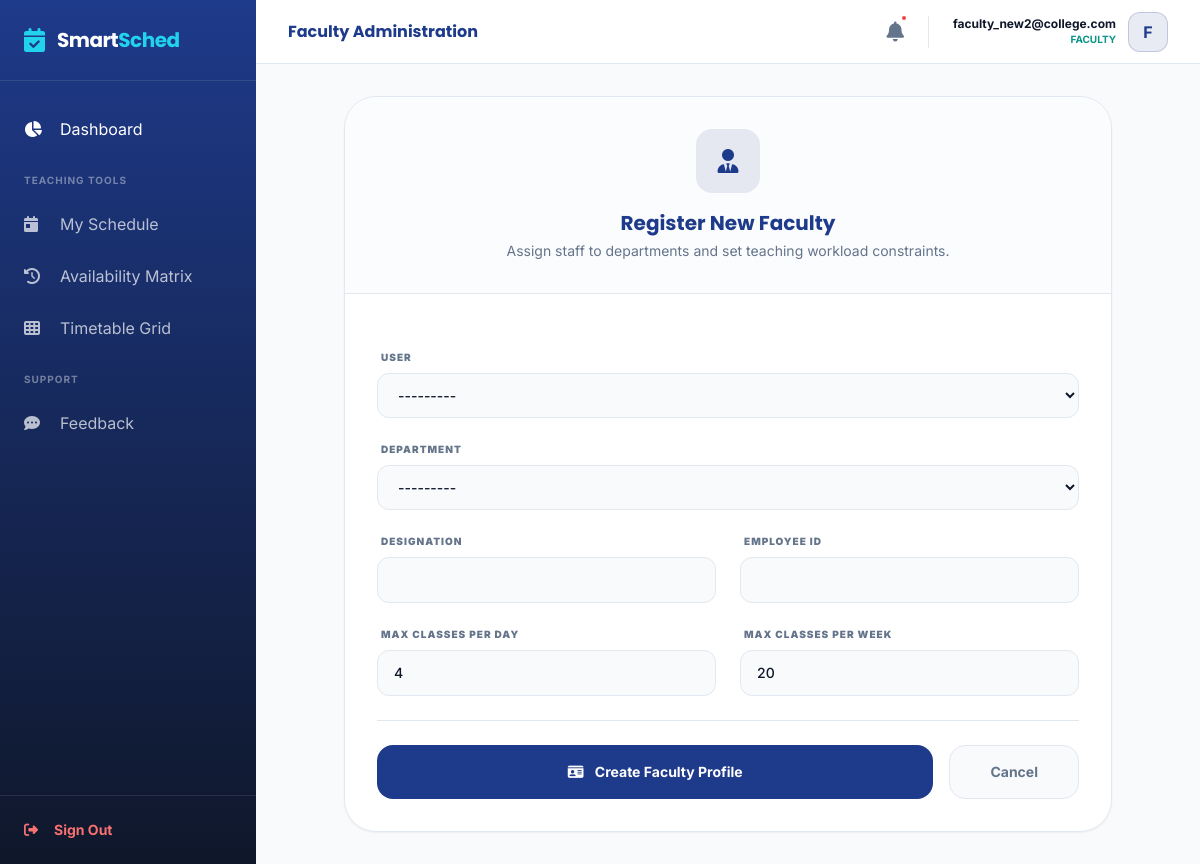
Screenshot of /faculty/add/ (signed in) with the database file from the repository.
### accounts/models.py (models this page shows)
class User(AbstractUser):
    ADMIN = 'admin'
    FACULTY = 'faculty'
    ROLE_CHOICES = [
        (ADMIN, 'Admin/HOD'),
        (FACULTY, 'Faculty/User'),
    ]
    username = None
    email = models.EmailField(unique=True)
    role = models.CharField(max_length=10, choices=ROLE_CHOICES, default=FACULTY)
    profile_picture = models.ImageField(upload_to='profiles/', null=True, blank=True)
    is_verified = models.BooleanField(default=False)
    login_count = models.PositiveIntegerField(default=0)
    USERNAME_FIELD = 'email'
    REQUIRED_FIELDS = []
    objects = CustomUserManager()
    def __str__(self):
        return f"{self.email} ({self.role})"

### faculty/views.py (the view)
# urls.py: path('add/', views.FacultyCreateView.as_view(), name='faculty_add'),
class FacultyCreateView(LoginRequiredMixin, CreateView):
    model = Faculty
    fields = ['user', 'department', 'designation', 'employee_id', 'max_classes_per_day', 'max_classes_per_week']
    template_name = 'faculty/faculty_form.html'
    success_url = reverse_lazy('faculty_list')

### core/models.py (called while the page is built)
    def __str__(self):
        return f"{self.name} ({self.code})"

### templates/faculty/faculty_form.html (shortened to what this page needs)
{% extends 'base_dashboard.html' %}
{% block header_title %}Faculty Administration{% endblock %}
{% block content %}
<div class="max-w-3xl mx-auto fade-in-up">
    <div class="bg-white rounded-[32px] border border-borderSubtle shadow-sm overflow-hidden">
        <div class="p-8 border-b border-borderSubtle bg-bgSoft/50 text-center">
            <div class="w-16 h-16 bg-primary/10 text-primary rounded-2xl flex items-center justify-center mx-auto mb-4">
                <i class="fa-solid fa-user-tie text-2xl"></i>
            </div>
            <h3 class="font-display text-xl font-bold text-primary">
                {% if form.instance.pk %}Update Faculty Profile{% else %}Register New Faculty{% endif %}
            </h3>
            <p class="text-textGray text-sm mt-1">Assign staff to departments and set teaching workload constraints.</p>
        </div>
        <form method="POST" class="p-8 space-y-6">
            <div class="grid grid-cols-1 md:grid-cols-2 gap-6">
                {% for field in form %}
                <div class="flex flex-col gap-2 {% if field.name == 'user' or field.name == 'department' %}md:col-span-2{% endif %}">
                    <label class="text-[10px] font-black text-textGray uppercase tracking-widest ml-1">
                        {{ field.label }}
                    </label>
                    {{ field }}
                </div>
                {% endfor %}
            </div>
            <div class="pt-6 border-t border-borderSubtle flex gap-4">
                <button type="submit" class="btn-glow bg-primary text-white px-10 py-4 rounded-2xl font-bold text-sm flex-1 transition-all hover:scale-[1.02]">
                    <i class="fa-solid fa-id-card mr-2"></i> {% if form.instance.pk %}Save Changes{% else %}Create Faculty Profile{% endif %}
                </button>
                <a href="{% url 'faculty_list' %}" class="bg-bgSoft border border-borderSubtle text-textGray px-10 py-4 rounded-2xl font-bold text-sm hover:bg-white transition-all text-center">
                    Cancel
                </a>
            </div>
        </form>
    </div>
</div>
{% endblock %}

### templates/base_dashboard.html (shortened to what this page needs)
{% load static %}
<!DOCTYPE html>
<html lang="en">
<head>
    <script src="https://cdn.tailwindcss.com"></script>
    <link rel="stylesheet" href="https://cdnjs.cloudflare.com/ajax/libs/font-awesome/6.4.0/css/all.min.css">
</head>
<body class="bg-bgSoft font-sans text-textDark">
    <aside class="fixed inset-y-0 left-0 w-64 sidebar-gradient text-white hidden md:flex flex-col z-50">
        <div class="p-6 border-b border-white/10">
            <a href="/" class="flex items-center gap-3">
                <i class="fa-solid fa-calendar-check text-highlight text-2xl"></i>
                <span class="font-display text-xl font-bold tracking-tight">Smart<span
                        class="text-highlight">Sched</span></span>
            </a>
        </div>
        <nav class="flex-grow py-6 space-y-1">
            <a href="{% if user.role == 'admin' %}{% url 'admin_dashboard' %}{% else %}{% url 'user_dashboard' %}{% endif %}"
                class="flex items-center gap-4 px-6 py-3 hover:bg-white/5 transition-all {% if 'dashboard' in request.path %}nav-active{% endif %}">
                <i class="fa-solid fa-chart-pie w-5"></i> Dashboard
            </a>
            {% if user.role == 'admin' %}
            <div class="px-6 pt-4 pb-2 text-[10px] font-bold text-white/40 uppercase tracking-widest">Academic Core
            </div>
            <div class="px-6 pt-4 pb-2 text-[10px] font-bold text-white/40 uppercase tracking-widest">Academic Core
            </div>
            <a href="{% url 'department_list' %}"
                class="flex items-center gap-4 px-6 py-3 hover:bg-white/5 transition-all text-white/70 {% if 'department' in request.path %}nav-active{% endif %}">
                <i class="fa-solid fa-sitemap w-5"></i> Departments
            </a>
            <a href="{% url 'semester_add' %}"
                class="flex items-center gap-4 px-6 py-3 hover:bg-white/5 transition-all text-white/70 {% if 'semester' in request.path %}nav-active{% endif %}">
                <i class="fa-solid fa-layer-group w-5"></i> Semesters
            </a>
            <a href="{% url 'section_add' %}"
                class="flex items-center gap-4 px-6 py-3 hover:bg-white/5 transition-all text-white/70 {% if 'section' in request.path %}nav-active{% endif %}">
                <i class="fa-solid fa-users-rectangle w-5"></i> Sections
            </a>
            <a href="{% url 'classroom_list' %}"
                class="flex items-center gap-4 px-6 py-3 hover:bg-white/5 transition-all text-white/70 {% if 'classroom' in request.path %}nav-active{% endif %}">
                <i class="fa-solid fa-door-open w-5"></i> Classrooms
            </a>
            <a href="{% url 'subject_list' %}"
                class="flex items-center gap-4 px-6 py-3 hover:bg-white/5 transition-all text-white/70 {% if 'subject' in request.path %}nav-active{% endif %}">
                <i class="fa-solid fa-book w-5"></i> Subjects
            </a>
            <div class="px-6 pt-4 pb-2 text-[10px] font-bold text-white/40 uppercase tracking-widest">Planning</div>
            <a href="{% url 'faculty_list' %}"
                class="flex items-center gap-4 px-6 py-3 hover:bg-white/5 transition-all text-white/70 {% if 'faculty' in request.path %}nav-active{% endif %}">
                <i class="fa-solid fa-user-tie w-5"></i> Faculty
            </a>
            <a href="{% url 'generate_timetable' %}"
                class="flex items-center gap-4 px-6 py-3 hover:bg-white/5 transition-all text-white/70 {% if 'generate' in request.path %}nav-active{% endif %}">
                <i class="fa-solid fa-wand-magic-sparkles w-5"></i> Scheduler
            </a>
            {% else %}
            <div class="px-6 pt-4 pb-2 text-[10px] font-bold text-white/40 uppercase tracking-widest">Teaching Tools
            </div>
            <a href="{% url 'user_dashboard' %}"
                class="flex items-center gap-4 px-6 py-3 hover:bg-white/5 transition-all text-white/70 {% if 'user_dashboard' in request.resolver_match.url_name %}nav-active{% endif %}">
                <i class="fa-solid fa-calendar-day w-5"></i> My Schedule
            </a>
            <a href="{% url 'faculty_availability' %}"
                class="flex items-center gap-4 px-6 py-3 hover:bg-white/5 transition-all text-white/70 {% if 'availability' in request.path %}nav-active{% endif %}">
                <i class="fa-solid fa-clock-rotate-left w-5"></i> Availability Matrix
            </a>
            {% endif %}
            <a href="{% url 'timetable_view' %}"
                class="flex items-center gap-4 px-6 py-3 hover:bg-white/5 transition-all text-white/70 {% if 'view' in request.path and 'timetable' in request.path %}nav-active{% endif %}">
                <i class="fa-solid fa-table-cells w-5"></i> Timetable Grid
            </a>
            <div class="px-6 pt-4 pb-2 text-[10px] font-bold text-white/40 uppercase tracking-widest">Support</div>
            <a href="{% if user.role == 'admin' %}{% url 'admin_feedback_list' %}{% else %}{% url 'feedback_create' %}{% endif %}"
                class="flex items-center gap-4 px-6 py-3 hover:bg-white/5 transition-all text-white/70 {% if 'feedback' in request.path %}nav-active{% endif %}">
                <i class="fa-solid fa-comment-dots w-5"></i> Feedback
            </a>
        </nav>
        <div class="p-6 border-t border-white/10">
            <a href="{% url 'logout' %}"
                class="flex items-center gap-4 text-red-400 hover:text-red-300 text-sm font-bold transition-colors">
                <i class="fa-solid fa-right-from-bracket"></i> Sign Out
            </a>
        </div>
    </aside>
    <div class="md:ml-64 flex flex-col min-h-screen">
        <header
            class="h-16 bg-white border-b border-borderSubtle flex items-center justify-between px-8 sticky top-0 z-40">
            <h1 class="font-display font-bold text-primary">{% block header_title %}System Overview{% endblock %}</h1>
            <div class="flex items-center gap-6">
                <a href="{% url 'notification_list' %}"
                    class="relative text-textGray hover:text-primary transition-colors">
                    <i class="fa-solid fa-bell text-xl"></i>
                    {% if user.notifications.all %}
                    {% if not user.notifications.first.is_read %}
                    <span class="absolute -top-1 -right-1 w-2 h-2 bg-red-500 rounded-full border-2 border-white"></span>
                    {% endif %}
                    {% endif %}
                </a>
                <div class="flex items-center gap-3">
                    <div class="text-right hidden sm:block">
                        <p class="text-xs font-bold text-textDark">{{ user.email }}</p>
                        <p class="text-[10px] font-bold text-secondary uppercase">{{ user.role }}</p>
                    </div>
                    <div
                        class="w-10 h-10 bg-primary/10 rounded-xl flex items-center justify-center text-primary font-bold border border-primary/20">
                        {{ user.email|slice:":1"|upper }}
                    </div>
                </div>
            </div>
        </header>
        <main class="p-8">
            {% block content %}{% endblock %}
        </main>
    </div>
</body>
</html>

### templates/base_dashboard.html (style rules this page uses)
.sidebar-gradient { background: linear-gradient(180deg, #1E3A8A 0%, #0F172A 100%); }
.fade-in-up { animation: fadeInUp 0.5s ease-out forwards; }

### rows the page displays
User: email "faculty_new2@college.com", role "FACULTY", email "F"

### other values shown
{{ field.label }} "USER" "DEPARTMENT" "DESIGNATION" "EMPLOYEE ID" "MAX CLASSES PER DAY" "MAX CLASSES PER WEEK"
